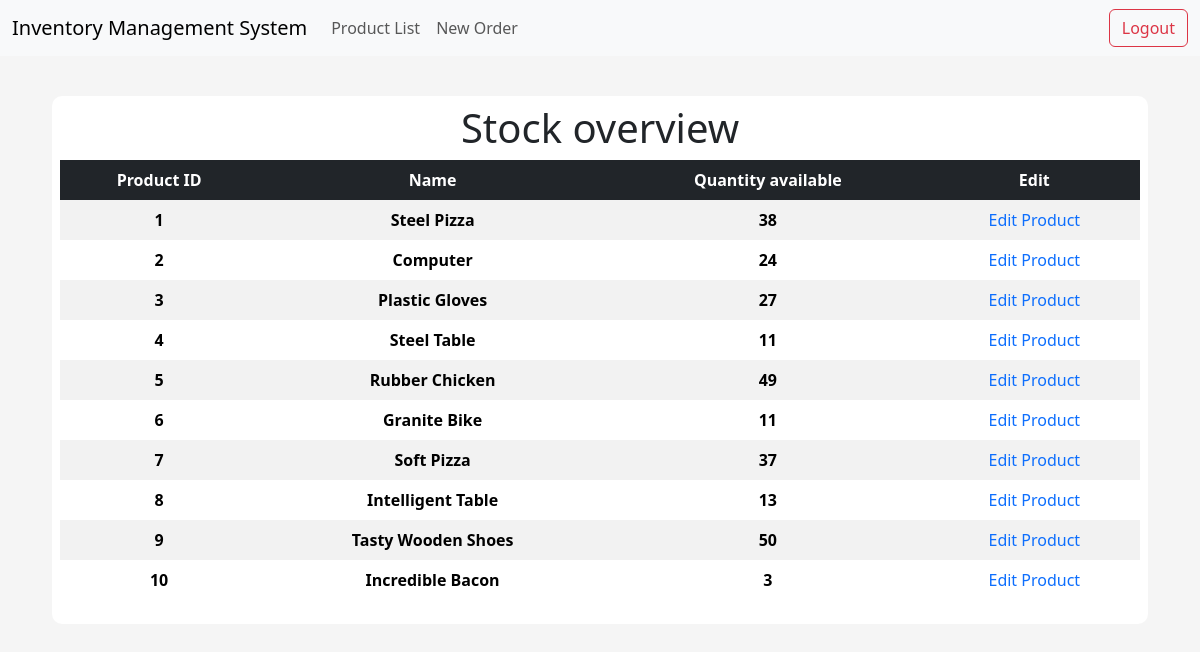
/products, run on an earlier commit of the app's database.
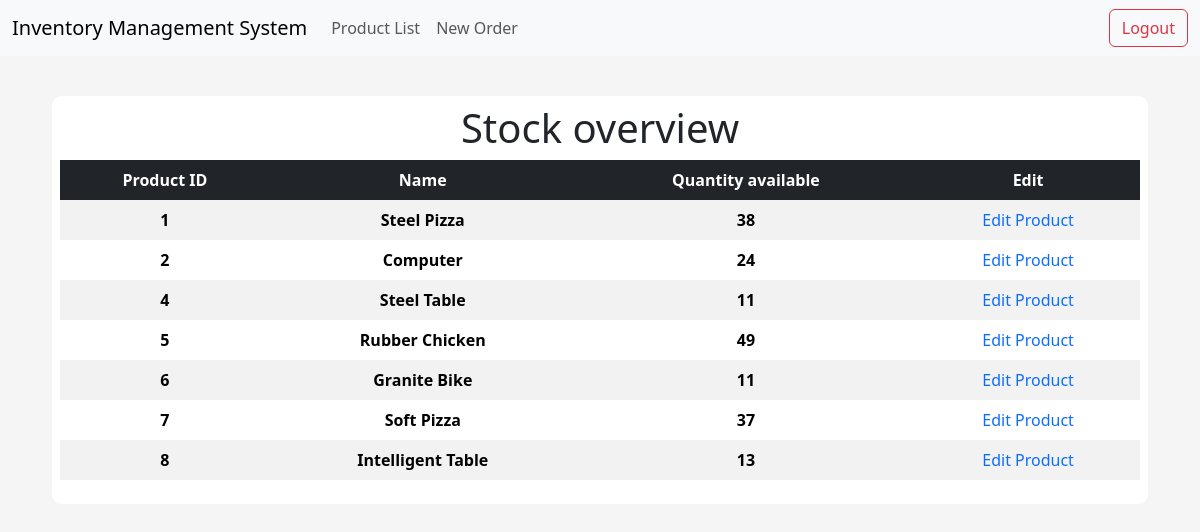
And on a later commit of the database.
### app/models/tables.py (models this page shows, shortened)
class Product(db.Model):
    __tablename__ = "product"
    id = db.Column(db.Integer, primary_key=True)
    name = db.Column(db.String(50), nullable=False, unique=True)
    price = db.Column(db.Float, nullable=False)
    quantity_available = db.Column(db.Integer)

### app/controllers/default.py (the view)
@app.route("/products", methods=["GET", "POST"])
def products():
    products = Product.query.order_by(Product.id).all()
    return render_template("products_list.html", products=products)

### app/templates/products_list.html
{% extends "index.html" %}
{% block body %}
<div class="content-section">
    <div class="title">
        <h1>Stock overview</h1>
    </div>
    <table class="table table-striped table-borderless table-hover text-center">
        <thead class="table-dark table-sm">
            <tr>
                <th scope="col">Product ID</th>
                <th scope="col">Name</th>
                <th scope="col">Quantity available</th>
                <th scope="col">Edit</th>
            </tr>
        </thead>
        <tbody>
            {% for product in products %}
            <tr>
                <th scope="row">{{ product.id }}</th>
                <th scope="row">{{ product.name }}</th>
                <th scope="row">{{ product.quantity_available }}</th>
                <td><a style="text-decoration: none;" href="{{ url_for('product', id=product.id)}}"> Edit Product </a></td>
            </tr>
            {% endfor %}
        </tbody>
    </table>
</div>
{% endblock body %}

### app/templates/index.html (shortened to what this page needs)
<!DOCTYPE html>
<html lang="en">
<head>
    <link href="https://cdn.jsdelivr.net/npm/bootstrap@5.3.2/dist/css/bootstrap.min.css" rel="stylesheet">
    <link rel="stylesheet" href="{{ url_for('static', filename='css/main.css') }}">
    <link href="//netdna.bootstrapcdn.com/font-awesome/3.2.1/css/font-awesome.css" rel="stylesheet">
</head>
<body>
    {% include "navbar.html" %}
      <div class="container-fluid main-container">
        {% block body %}{% endblock body %}
      </div>
</body>
</html>

### app/templates/navbar.html (shortened to what this page needs)
<nav class="navbar navbar-expand-lg bg-body-tertiary">
    <div class="container-fluid">
      <a class="navbar-brand" href="{{ url_for('index') }}">Inventory Management System</a>
      <div class="collapse navbar-collapse" id="navbarSupportedContent">
        <ul class="navbar-nav me-auto mb-2 mb-lg-0">
          <li class="nav-item">
            <a class="nav-link" href="{{ url_for('products') }}">Product List</a>
          </li>
          <li class="nav-item">
            <a class="nav-link" href="{{ url_for('create_order') }}">New Order</a>
          </li>
        </ul>
        <form class="d-flex" action="{{ url_for('logout') }}">
          <button type="submit" class="btn btn-outline-danger">Logout</button>
        </form>
      </div>
    </div>
  </nav>

### app/static/css/main.css (style rules this page uses)
body { background-color: rgb(245, 245, 245); }
.content-section { background: #fff; margin: 40px; padding: 0.5rem 0.5rem; border-radius: 10px; }
.title h1 { text-align: center; align-items: center; }

What changed in the data, as far as the page shows it:
removed Product: id "3", name "Plastic Gloves", quantity_available "27"
removed Product: id "9", name "Tasty Wooden Shoes", quantity_available "50"
removed Product: id "10", name "Incredible Bacon", quantity_available "3"
